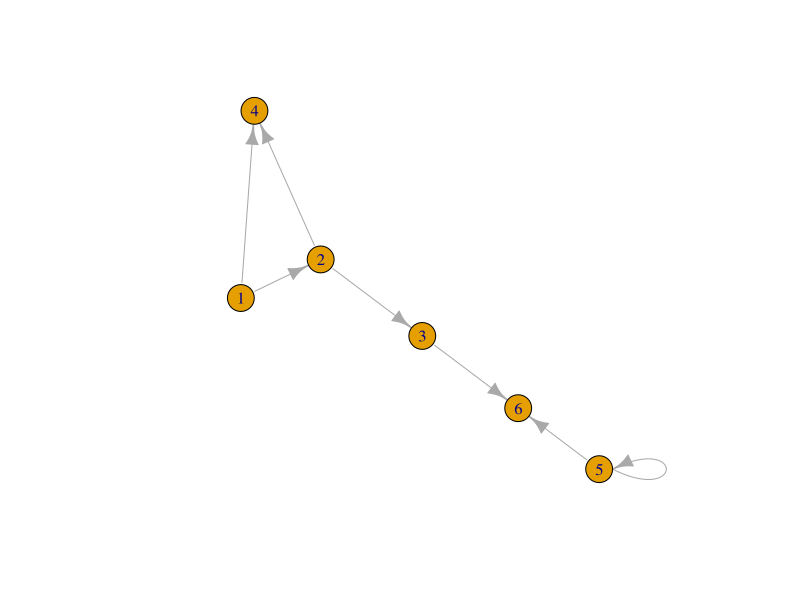
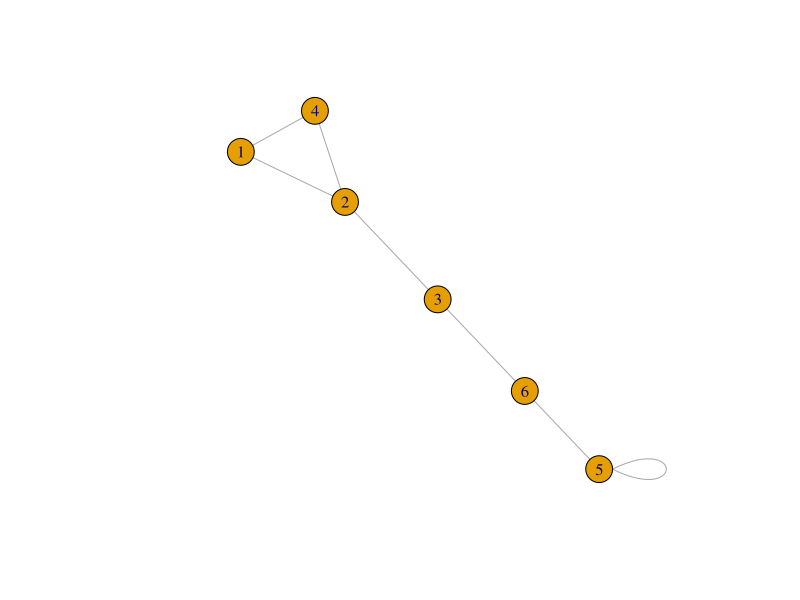
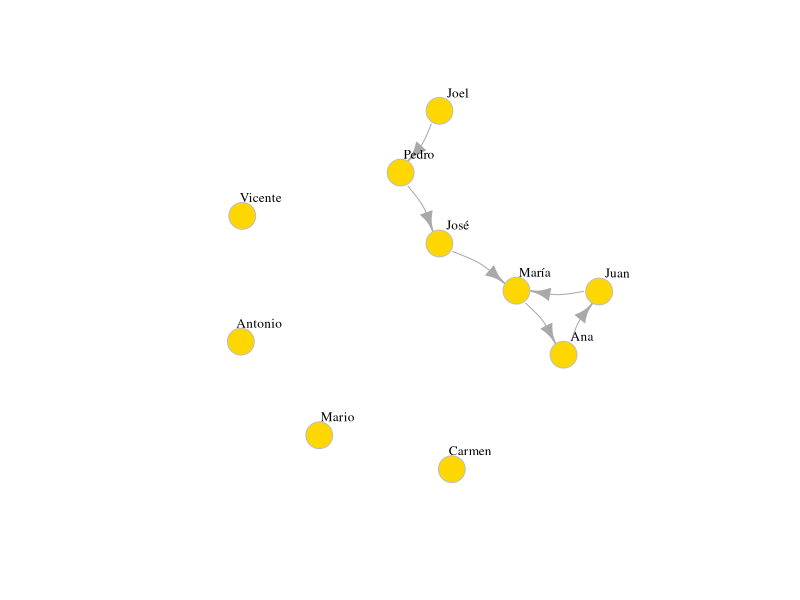

Write R code to recreate these figures, in order.
#Redes
library(igraph)

g.dir <- graph(edges = c(1,2, 2,3, 2,4, 1,4, 5,5, 3,6, 5,6), n=6)
g.n_dir <- graph(edges = c(1,2, 2,3, 2,4, 1,4,
                           5,5, 3,6, 5,6), n=6, directed = F)

plot(g.dir)
plot(g.n_dir)

g_isolated <- graph(edges = c("Juan", "María", 
                              "María", "Ana",
                              "Ana", "Juan", 
                              "José", "María",
                              "Pedro", "José",
                              "Joel", "Pedro"),
                    isolates = c( "Carmen", "Antonio", 
                                  "Mario", "Vicente"))

par(mfrow = c(1,1))
plot(g_isolated, edge.arrow.size = 1,
     vertex.color="gold",vertex.size = 15,
     vertex.frame.color = "gray", 
     vertex.label.color = "black",
     vertex.label.cex = 0.8,
     vertex.label.dist = 2,
     edge.curved=0.2)

